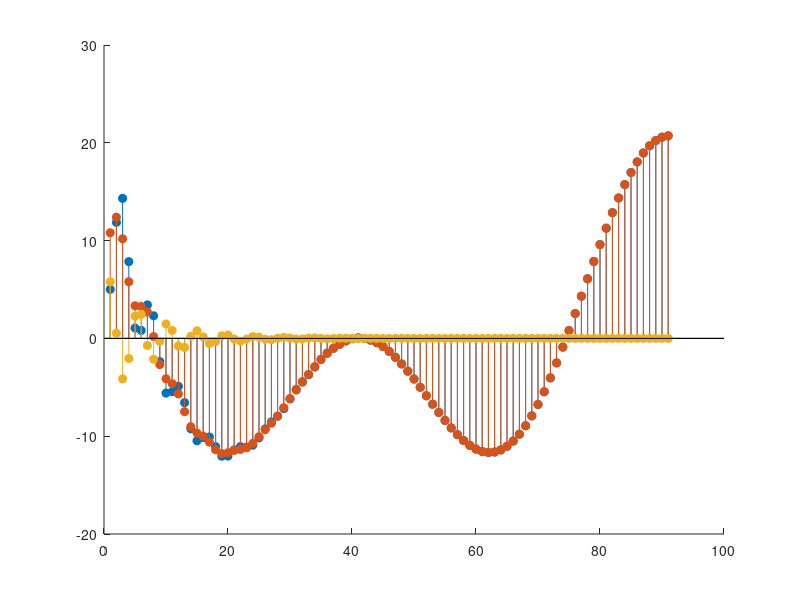

MATLAB code for this plot: (Note: this script raises an error after producing the figure.)
%% Experiment - 2
% Example - 4
clc;
clear;
figure;

%% Shift Invariant property of LSI systems
n = 0 : 100;  % Discrete time index
k = 10;  % Delay

f_1 = 0.01;  % Normalised frequency 1
f_2 = 0.02;  % Normalised frequency 2
c_1 = 2;
c_2 = 3;

x = c_1 * cos(2 * pi * f_1 * n) + c_1 * cos(2 * pi * f_2 * n);  % Input sequence
x_d = x(k+1:end);  % Delayed input sequence

NUM = [2.2403, 2.4908, 2.2403];  % Numerator coefficients of T[z]
DEN = [1, -0.4, 0.75];  % Denominator coefficients of T[z]

y = filter(NUM, DEN, x);  % Response of system for input sequence
y_d = y(k+1:end);  % Delayed response sequence

y_di = filter(NUM, DEN, x_d);  % Response of system for delayed input
d = y_d - y_di;  % Difference

hold on;
stem(y_di, 'filled')
stem(y_d, 'filled')
stem(d, 'filled')
hold off;
title('Shift Invariant property of LSI systems', 'Ashrith 200902016')
legend('y_{di}', 'y_d', 'd')
xlabel('n'), ylabel('Amplitude')
